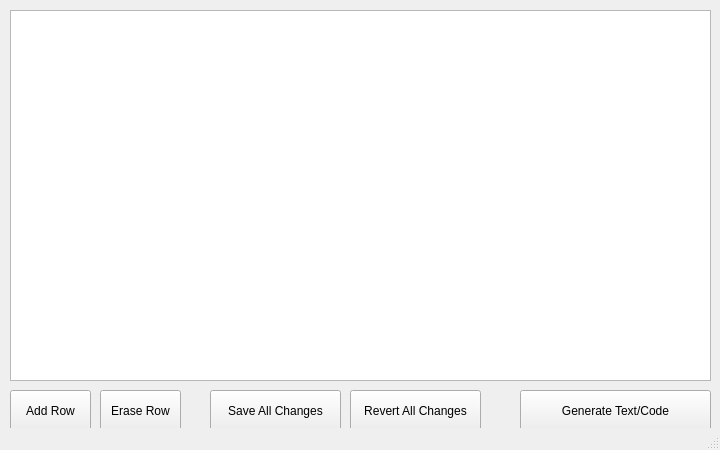
<?xml version="1.0" encoding="UTF-8"?>
<ui version="4.0">
 <class>MainWindow</class>
 <widget class="QMainWindow" name="MainWindow">
  <property name="geometry">
   <rect>
    <x>0</x>
    <y>0</y>
    <width>720</width>
    <height>450</height>
   </rect>
  </property>
  <property name="sizePolicy">
   <sizepolicy hsizetype="Fixed" vsizetype="Fixed">
    <horstretch>0</horstretch>
    <verstretch>0</verstretch>
   </sizepolicy>
  </property>
  <property name="windowTitle">
   <string>GS1 Flash/Unreal Text/Code Generator</string>
  </property>
  <property name="locale">
   <locale language="Persian" country="Iran"/>
  </property>
  <widget class="QWidget" name="centralWidget">
   <widget class="QTableView" name="tblMessages">
    <property name="geometry">
     <rect>
      <x>10</x>
      <y>10</y>
      <width>701</width>
      <height>371</height>
     </rect>
    </property>
    <property name="selectionMode">
     <enum>QAbstractItemView::SingleSelection</enum>
    </property>
    <property name="sortingEnabled">
     <bool>true</bool>
    </property>
   </widget>
   <widget class="QPushButton" name="btnSave">
    <property name="geometry">
     <rect>
      <x>210</x>
      <y>390</y>
      <width>131</width>
      <height>41</height>
     </rect>
    </property>
    <property name="text">
     <string>Save All Changes</string>
    </property>
   </widget>
   <widget class="QPushButton" name="btnRevert">
    <property name="geometry">
     <rect>
      <x>350</x>
      <y>390</y>
      <width>131</width>
      <height>41</height>
     </rect>
    </property>
    <property name="text">
     <string>Revert All Changes</string>
    </property>
   </widget>
   <widget class="QPushButton" name="btnGenerate">
    <property name="geometry">
     <rect>
      <x>520</x>
      <y>390</y>
      <width>191</width>
      <height>41</height>
     </rect>
    </property>
    <property name="text">
     <string>Generate Text/Code</string>
    </property>
   </widget>
   <widget class="QPushButton" name="btnEraseRow">
    <property name="geometry">
     <rect>
      <x>100</x>
      <y>390</y>
      <width>81</width>
      <height>41</height>
     </rect>
    </property>
    <property name="text">
     <string>Erase Row</string>
    </property>
   </widget>
   <widget class="QPushButton" name="btnAddRow">
    <property name="geometry">
     <rect>
      <x>10</x>
      <y>390</y>
      <width>81</width>
      <height>41</height>
     </rect>
    </property>
    <property name="text">
     <string>Add Row</string>
    </property>
   </widget>
  </widget>
  <widget class="QStatusBar" name="statusBar"/>
 </widget>
 <layoutdefault spacing="6" margin="11"/>
 <resources/>
 <connections/>
</ui>
